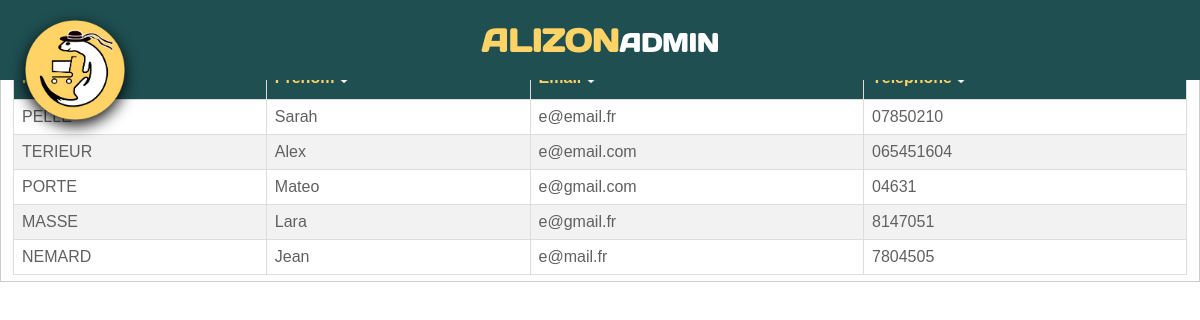
The app's page /listerComptes.php with its own data.
### tables this page shows
CREATE TABLE _client(
idclient      SERIAL PRIMARY KEY,
nom           VARCHAR(30),
prenom        VARCHAR(30),
email         VARCHAR(50) UNIQUE,
numtel       VARCHAR(20),
datenaissance DATE,
motdepasse    VARCHAR(50),
idcarte       INTEGER,
idadresse    INTEGER,
valider       BOOLEAN);

### connect_params.php (called while the page is built, shortened)
<?php
$prefix = 'sae301_a21.';
?>

### listerComptes.php (the view, shortened to what this page needs)
<?php
    include('connect_params.php');
    $dbh = new PDO("$driver:host=$server;dbname=$dbname", $user, $pass);
?>
<!DOCTYPE html>
<html xmlns="http://www.w3.org/1999/xhtml" xml:lang="fr" lang="fr">
<head>
    <link rel="stylesheet" type="text/css" href="style/headeradmin.css" />
    <link rel="stylesheet" type="text/css" href="style/styleListerComptes.css" />
</head>
<body>
    <header>
        <div class="haut">
            <?php include 'enteteAdmin.php' ?>
        </div>
    </header>
    <main>
        <div class="tab" style="padding-left: 8em;">
            <button class="tablinks" onclick="openTable(event, 'Clients')">Clients</button>
            <button class="tablinks" onclick="openTable(event, 'Vendeurs')">Vendeurs</button>
        </div>
        <div id="Clients" class="tabcontent" style="display: block;">
            <table class="tableau">
                <thead> <tr> <th></th> <th></th> <th></th> <th></th> </tr> </thead>
                <?php
                $sth=$dbh->prepare("SELECT * FROM {$prefix}_client;");
                $sth->execute();
                while($c = $sth->fetch(PDO::FETCH_ASSOC)){
                    echo "<tr onclick='sub(".$c["idclient"].")'><td>".$c["nom"]."</td> <td>".$c["prenom"]."</td> <td>".$c["email"]."</td> <td>".$c["numtel"]."</td> </tr>";
                }
                ?>
            </table>
        </div>
    </main>
</body>
</html>

### style/headeradmin.css (style rules this page uses)
header { display:flex; flex-wrap: wrap; font-family: inter; width: 100%; }
header .haut { display: flex; align-items: center; background-color: #1F4F51; width: 100%; flex-wrap: nowrap; height: fit-content; justify-content: center; height: 80px; }

### style/styleListerComptes.css (style rules this page uses)
body { font-family: inter; }
.tab { overflow: hidden; border: 1px solid #ccc; background-color: #f1f1f1; }
.tab button { background-color: inherit; float: left; border: none; outline: none; cursor: pointer; padding: 14px 16px; -webkit-transition: 0.3s; transition: 0.3s; font-size: 17px; }
.tabcontent { display: none; padding: 6px 12px; border: 1px solid #ccc; border-top: none; }
table { font-family: Arial, Helvetica, sans-serif; border-collapse: collapse; cursor: pointer; width: 100%; color: #606060; }
table td, table th { border: 1px solid #ddd; padding: 8px; }
table tr:nth-child(even) { background-color: #f2f2f2; }
table th { padding-top: 12px; padding-bottom: 12px; text-align: left; background-color: #1F4F51; color: #FFD365; }

### style/headerpro.css (style rules this page uses)
header { display:flex; flex-wrap: wrap; font-family: inter; width: 100%; }
header .haut { position: fixed; display: flex; align-items: center; background-color: #1F4F51; width: 100%; flex-wrap: nowrap; height: fit-content; justify-content: center; height: 80px; }

### style/footer.css (style rules this page uses)
body { margin: 0; padding: 0; }

### records on screen
_client: prenom "Sarah", email "e@email.fr", numtel "07850210"
_client: nom "TERIEUR", prenom "Alex", email "e@email.com", numtel "065451604"
_client: nom "PORTE", prenom "Mateo", email "e@gmail.com", numtel "04631"
_client: nom "MASSE", prenom "Lara", email "e@gmail.fr", numtel "8147051"
_client: nom "NEMARD", prenom "Jean", email "e@mail.fr", numtel "7804505"
